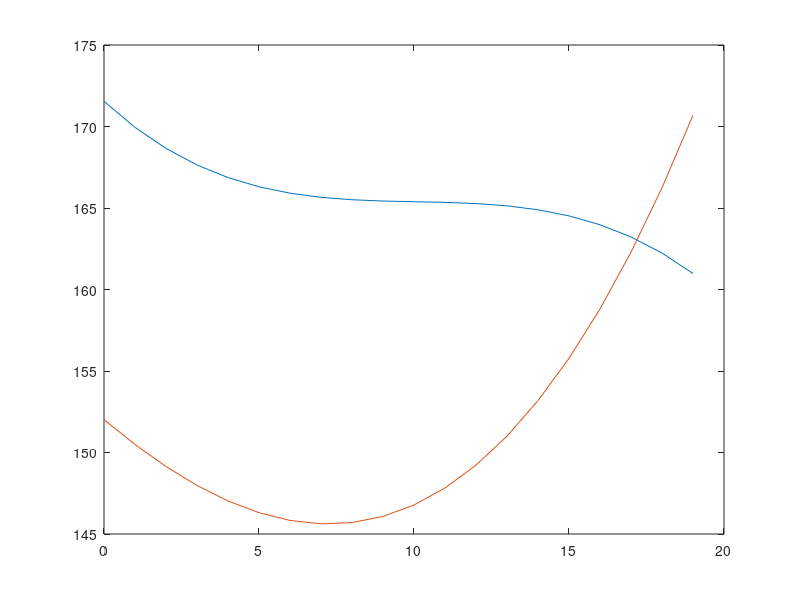

Write the MATLAB code that produced this figure.
%Prueba automatica para el ejercicio semi-manual
x=0:15; 
y =[170, 171, 170, 168, 167, 166, 165, 165, 165, 165, 166, 166, 166, 165, 165, 164];
y1 =[150, 152, 151, 148, 147, 146, 145, 145, 145, 146, 147, 148, 150, 152, 153, 155];
p=polyfit(x,y,3); %sin el punto y coma salen los coeficientes 
p1=polyfit(x,y1,3); %sin el punto y coma salen los coeficientes 
%Para graficar la ecuacion se usa:
xplot=0:19; 
yplot=polyval(p,xplot, 'r'); 
plot(xplot,yplot)
hold on
y1plot=polyval(p1,xplot, 'b'); 
plot(xplot,y1plot)
fprintf('El valor proyectado al mes 20 para la empresa A: %4.2f \n', yplot(18))
fprintf('El valor proyectado al mes 20 para la empresa B: %4.2f \n', y1plot(18))
%yplot(x) indica que valor de la funcion queremos graficar